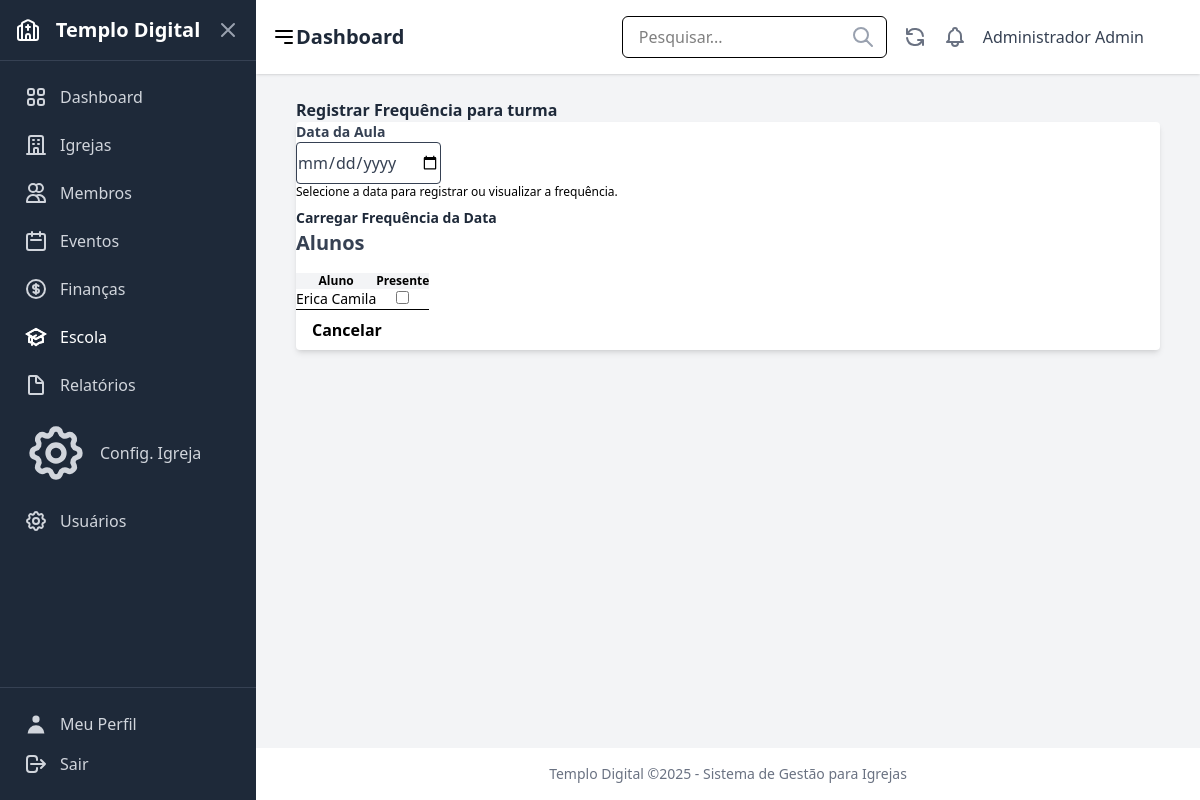
/escola/turmas/1/frequencia/ (signed in), run on the app's committed database.
### users/models.py (models this page shows, shortened)
class CustomUser(AbstractUser):
    ROLE_CHOICES = [
        ('admin', 'Administrador'),
        ('pastor', 'Pastor'),
        ('secretario', 'Secretário'),
        ('tesoureiro', 'Tesoureiro'),
        ('lider', 'Líder'),
        ('membro', 'Membro'),
    ]
    role = models.CharField(
        _('Função'),
        max_length=20,
        choices=ROLE_CHOICES,
        default='membro',
        help_text=_('Define o nível de permissão do usuário no sistema')
    )
    phone = models.CharField(
        _('Telefone'),
        max_length=20,
        blank=True,
        null=True
    )
    address = models.TextField(
        _('Endereço'),
        blank=True,
        null=True
    )
    profile_image = models.ImageField(
        _('Imagem de Perfil'),
        upload_to='profile_images/',
        blank=True,
        null=True
    )
    class Meta:
        verbose_name = _('Usuário')
        verbose_name_plural = _('Usuários')

### school/models.py (models this page shows, shortened)
class SchoolClass(models.Model):
    name = models.CharField(max_length=255, verbose_name="Nome da Turma")
    description = models.TextField(blank=True, null=True, verbose_name="Descrição")
    teacher = models.ForeignKey(Member, on_delete=models.SET_NULL, null=True, blank=True, related_name="taught_classes", verbose_name="Professor")
    room = models.CharField(max_length=100, blank=True, null=True, verbose_name="Sala")
    schedule = models.CharField(max_length=255, blank=True, null=True, verbose_name="Horário")
    max_students = models.PositiveIntegerField(blank=True, null=True, verbose_name="Máximo de Alunos")
    created_at = models.DateTimeField(auto_now_add=True, verbose_name="Criado em")
    updated_at = models.DateTimeField(auto_now=True, verbose_name="Atualizado em")
    class Meta:
        verbose_name = "Turma da Escola Dominical"
        verbose_name_plural = "Turmas da Escola Dominical"
        ordering = ["name"]

class Student(models.Model):
    member = models.ForeignKey(Member, on_delete=models.CASCADE, related_name="student_enrollments", verbose_name="Membro (Aluno)")
    school_class = models.ForeignKey(SchoolClass, on_delete=models.CASCADE, related_name="students", verbose_name="Turma")
    enrollment_date = models.DateField(auto_now_add=True, verbose_name="Data de Matrícula")
    created_at = models.DateTimeField(auto_now_add=True, verbose_name="Criado em")
    updated_at = models.DateTimeField(auto_now=True, verbose_name="Atualizado em")
    class Meta:
        verbose_name = "Aluno"
        verbose_name_plural = "Alunos"
        unique_together = [("member", "school_class")] # Um membro só pode estar em uma turma uma vez?
        ordering = ["school_class", "member__name"]

### members/models.py (models this page shows, shortened)
class Member(models.Model):
    MEMBER_TYPE_CHOICES = [
        ("membro", "Membro"),
        ("visitante", "Visitante"),
        ("obreiro", "Obreiro"),
    ]
    GENDER_CHOICES = [
        ("M", "Masculino"),
        ("F", "Feminino"),
        ("O", "Outro"),
    ]
    MARITAL_STATUS_CHOICES = [
        ("solteiro", "Solteiro(a)"),
        ("casado", "Casado(a)"),
        ("divorciado", "Divorciado(a)"),
        ("viuvo", "Viúvo(a)"),
    ]
    STATUS_CHOICES = [
        ("ativo", "Ativo"),
        ("inativo", "Inativo"),
        ("transferido", "Transferido"),
        ("disciplina", "Em Disciplina"),
        ("visitante", "Visitante"),
    ]
    user = models.OneToOneField(settings.AUTH_USER_MODEL, on_delete=models.SET_NULL, null=True, blank=True, verbose_name="Usuário do Sistema")
    name = models.CharField(max_length=255, verbose_name="Nome Completo")
    birth_date = models.DateField(null=True, blank=True, verbose_name="Data de Nascimento")
    gender = models.CharField(max_length=10, choices=GENDER_CHOICES, null=True, blank=True, verbose_name="Sexo")
    marital_status = models.CharField(max_length=15, choices=MARITAL_STATUS_CHOICES, null=True, blank=True, verbose_name="Estado Civil")
    address = models.TextField(blank=True, null=True, verbose_name="Endereço")
    phone = models.CharField(max_length=20, blank=True, null=True, verbose_name="Telefone")
    email = models.EmailField(blank=True, null=True, verbose_name="Email")
    baptism_date = models.DateField(null=True, blank=True, verbose_name="Data de Batismo")
    join_date = models.DateField(blank=True, null=True, verbose_name="Data de Ingresso")
    origin_church = models.CharField(max_length=255, blank=True, null=True, verbose_name="Igreja de Origem")
    member_type = models.CharField(max_length=50, choices=MEMBER_TYPE_CHOICES, default="membro", verbose_name="Tipo de Membro") # Pode ser redundante com role
    role = models.CharField(max_length=100, blank=True, null=True, verbose_name="Cargo/Função")
    status = models.CharField(max_length=15, choices=STATUS_CHOICES, default="ativo", verbose_name="Status")
    church = models.ForeignKey(Church, on_delete=models.SET_NULL, null=True, blank=True, related_name="members", verbose_name="Igreja Atual")
    photo = models.ImageField(upload_to='member_photos/', null=True, blank=True, verbose_name="Foto")
    notes = models.TextField(blank=True, null=True, verbose_name="Observações")
    created_at = models.DateTimeField(auto_now_add=True, verbose_name="Criado em")
    updated_at = models.DateTimeField(auto_now=True, verbose_name="Atualizado em")
    class Meta:
        verbose_name = "Membro"
        verbose_name_plural = "Membros"
        ordering = ["name"]

### school/views.py (the view)
# urls.py: path("turmas/<int:class_pk>/frequencia/", views.record_class_attendance, name="record_class_attendance"),
@login_required
@permission_required("school.add_attendancerecord", raise_exception=True) # Assuming add implies change for update_or_create
def record_class_attendance(request, class_pk):
    school_class_obj = get_object_or_404(SchoolClass, pk=class_pk) # Renamed to avoid conflict
    students = school_class_obj.students.select_related("member").order_by("member__name")
    if request.method == "POST":
        form = AttendanceRecordForm(request.POST, school_class=school_class_obj)
        if form.is_valid():
            attendance_date = form.cleaned_data["date"]
            present_student_pks = request.POST.getlist("present_students")
            try:
                with transaction.atomic():
                    for student_obj in students: # Renamed to avoid conflict
                        is_present = str(student_obj.pk) in present_student_pks
                        Attendance.objects.update_or_create(
                            student=student_obj,
                            school_class=school_class_obj,
                            date=attendance_date,
                            defaults={"present": is_present}
                        )
                messages.success(request, f"Frequência para {school_class_obj.name} em {attendance_date.strftime('%d/%m/%Y')} registrada com sucesso!")
                return redirect("school:school_class_detail", pk=class_pk)
            except Exception as e:
                messages.error(request, f"Erro ao registrar frequência: {e}")
    else:
        initial_date_str = request.GET.get("date")
        initial_date = parse_date(initial_date_str) if initial_date_str else None
        form = AttendanceRecordForm(school_class=school_class_obj, initial={"date": initial_date} if initial_date else {})
        existing_attendance = {}
        if initial_date:
            existing_records = Attendance.objects.filter(school_class=school_class_obj, date=initial_date, present=True)
            existing_attendance = {record.student.pk for record in existing_records}
    return render(request, "schools/attendance_record_form.html", {
        "form": form,
        "school_class": school_class_obj, # Pass the renamed variable
        "students": students,
        "existing_attendance": existing_attendance,
        "active_menu": "school",
    })

### school/forms.py
class AttendanceRecordForm(forms.Form):
    date = forms.DateField(
        label="Data da Aula",
        widget=forms.DateInput(attrs={"type": "date"}),
        initial=datetime.date.today
    )
    school_class_pk = forms.IntegerField(widget=forms.HiddenInput())
    def __init__(self, *args, **kwargs):
        school_class = kwargs.pop("school_class", None)
        super().__init__(*args, **kwargs)
        if school_class:
            self.fields["school_class_pk"].initial = school_class.pk
        self.fields["date"].widget.attrs.update({"class": "shadow appearance-none border rounded w-full py-2 px-3 text-gray-700 leading-tight focus:outline-none focus:shadow-outline"})

### school/templates/schools/attendance_record_form.html (shortened to what this page needs)
{% extends 'core/base.html' %}
{% block content %}
<div class="container mx-auto px-4 py-8">
    <h1 class="text-3xl font-bold text-gray-800 mb-6">Registrar Frequência para {{ school_class.name }}</h1>
    <form method="post" class="bg-white shadow-md rounded px-8 pt-6 pb-8 mb-4">
        <div class="mb-6">
            <label class="block text-gray-700 text-sm font-bold mb-2" for="{{ form.date.id_for_label }}">
                {{ form.date.label }}
            </label>
            {{ form.date }}
            <p class="text-gray-600 text-xs italic mt-1">Selecione a data para registrar ou visualizar a frequência.</p>
            <button type="button" onclick="reloadWithDate()" class="mt-2 bg-gray-300 hover:bg-gray-400 text-gray-800 font-bold py-1 px-3 rounded text-sm focus:outline-none focus:shadow-outline">
                Carregar Frequência da Data
            </button>
        </div>
        <h2 class="text-xl font-semibold text-gray-700 mb-4">Alunos</h2>
        {% if students %}
        <div class="overflow-x-auto">
            <table class="min-w-full leading-normal">
                <thead>
                    <tr>
                        <th class="px-5 py-3 border-b-2 border-gray-200 bg-gray-100 text-left text-xs font-semibold text-gray-600 uppercase tracking-wider">
                            Aluno
                        </th>
                        <th class="px-5 py-3 border-b-2 border-gray-200 bg-gray-100 text-center text-xs font-semibold text-gray-600 uppercase tracking-wider">
                            Presente
                        </th>
                    </tr>
                </thead>
                <tbody>
                    {% for student in students %}
                    <tr>
                        <td class="px-5 py-4 border-b border-gray-200 bg-white text-sm">
                            {{ student.member.name }}
                        </td>
                        <td class="px-5 py-4 border-b border-gray-200 bg-white text-sm text-center">
                            <input type="checkbox" name="present_students" value="{{ student.pk }}"
                                   class="form-checkbox h-5 w-5 text-blue-600"
                                   {% if student.pk in existing_attendance %}checked{% endif %}>
                        </td>
                    </tr>
                    {% endfor %}
                </tbody>
            </table>
        </div>
        {% else %}
        <p class="text-gray-500">Nenhum aluno matriculado nesta turma.</p>
        {% endif %}
        <div class="flex items-center justify-between mt-8">
            <a href="{% url 'school:school_class_detail' school_class.pk %}" class="text-gray-600 hover:text-gray-800 font-bold py-2 px-4 rounded focus:outline-none focus:shadow-outline">
                Cancelar
            </a>
            <button class="bg-blue-500 hover:bg-blue-700 text-white font-bold py-2 px-4 rounded focus:outline-none focus:shadow-outline" type="submit">
            </button>
        </div>
    </form>
</div>
{% endblock %}

### core/templates/core/base.html (shortened to what this page needs)
{% load static tailwind_tags %}
<!DOCTYPE html>
<html lang="pt-br">
  <head>
    {% tailwind_css %}
  </head>
  <body class="bg-gray-100 ml-64" x-data="{ isSidebarOpen: false }">
    <div class="flex min-h-screen">
      {% if user.is_authenticated %}
      <aside
        class="w-64 bg-gray-800 text-white flex flex-col fixed inset-y-0 left-0 z-30 transform -translate-x-full md:translate-x-0 transition-transform duration-300 ease-in-out"
        :class="{ 'translate-x-0': isSidebarOpen }"
        x-cloak
      >
      {% include "parts/sidebar.html" %}
        <div class="p-4 border-t border-gray-700">
          <a href="{% url 'users:profile' %}" class="flex items-center p-2 text-gray-300 hover:bg-gray-700 hover:text-white rounded-md mb-2">
            {% include 'icons/profile.html' %} <span class="ml-3">Meu Perfil</span>
          </a>
          <form method="post" action="{% url 'users:logout' %}">
            <button type="submit" class="flex items-center w-full p-2 text-gray-300 hover:bg-gray-700 hover:text-white rounded-md cursor-pointer">
                {% include 'icons/logout.html' %} <span class="ml-3">Sair</span>
            </button>
          </form>
        </div>
      </aside>
      {% endif %}
      <div class="flex-1 flex flex-col {% if user.is_authenticated %}md:ml-64{% endif %}">
          {% if user.is_authenticated %}
          <header class="bg-white shadow-sm p-4 flex justify-between items-center sticky top-0 z-10">
            <div class="flex items-center">
              <button @click="isSidebarOpen = !isSidebarOpen" class="md:hidden mr-4 text-gray-600 hover:text-gray-800">
                <svg class="w-6 h-6" fill="none" stroke="currentColor" viewBox="0 0 24 24" xmlns="http://www.w3.org/2000/svg"><path stroke-linecap="round" stroke-linejoin="round" stroke-width="2" d="M4 6h16M4 12h16m-7 6h7"></path></svg>
              </button>
              <h1 class="text-xl md:text-2xl font-semibold text-gray-800">
                {% block page_title %}Dashboard{% endblock %}
              </h1>
            </div>
            <div class="flex items-center space-x-4">
              <div class="relative hidden md:block">
                <input type="text" placeholder="Pesquisar..." class="px-4 py-2 border rounded-md focus:outline-none focus:ring-2 focus:ring-sky-500" />
                <span class="absolute right-3 top-1/2 transform -translate-y-1/2 text-gray-400">{% include 'icons/pesquisar.html' %}</span>
              </div>
              <button class="text-gray-500 hover:text-gray-700 hidden md:block">{% include 'icons/atualizar.html' %}</button>
              <button class="text-gray-500 hover:text-gray-700">{% include 'icons/notificacoes.html' %}</button>
              <div class="flex items-center space-x-2">
                <span class="text-gray-700 hidden sm:inline">{{ user.get_full_name|default:user.username }}</span>
                {% if user.profile_image %}
                  <img src="{{ user.profile_image.url }}" alt="User Avatar" class="w-8 h-8 rounded-full object-cover" />
                {% else %}
                  <div class="w-8 h-8 rounded-full bg-sky-500 flex items-center justify-center text-white font-semibold">
                  </div>
                {% endif %}
              </div>
            </div>
          </header>
          {% endif %}
          <main class="flex-grow p-6">
            {% block content %}{% endblock %}
          </main>
          {% if user.is_authenticated %}
          <footer class="bg-white text-center p-4 text-sm text-gray-500 mt-auto">
            <p>Templo Digital ©{% now 'Y' %} - Sistema de Gestão para Igrejas</p>
          </footer>
          {% endif %}
      </div>
    </div>
  </body>
</html>

### data on the page
CustomUser: get_full_name "Administrador Admin"
SchoolClass: name "turma"
Student: member.name "Erica Camila"
